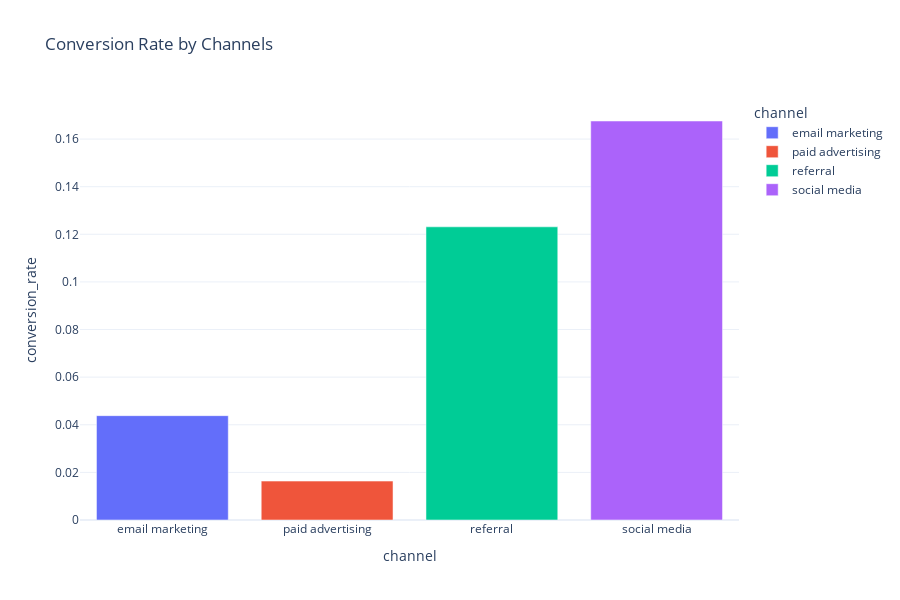

Notebook code for this chart:
### Code cell
import plotly.express as px

fig = px.bar(
    Cutomer_Acquisition_rate,
    x='channel',
    y='conversion_rate',
    title='Conversion Rate by Channels',
    color='channel'
)

# set figure size (height & width)
fig.update_layout(height=600)

fig.show()

### Figure 1 — Plotly figure (JSON) as saved in the notebook; plotly's stock layout.template omitted (floating-point values rounded to 4 significant figures)
{"data": [{"alignmentgroup": "True", "hovertemplate": "channel=%{x}<br>conversion_rate=%{y}<extra></extra>", "legendgroup": "email marketing", "marker": {"color": "#636efa", "pattern": {"shape": ""}}, "name": "email marketing", "offsetgroup": "email marketing", "orientation": "v", "showlegend": true, "textposition": "auto", "type": "bar", "x": ["email marketing"], "xaxis": "x", "y": [0.04382], "yaxis": "y"}, {"alignmentgroup": "True", "hovertemplate": "channel=%{x}<br>conversion_rate=%{y}<extra></extra>", "legendgroup": "paid advertising", "marker": {"color": "#EF553B", "pattern": {"shape": ""}}, "name": "paid advertising", "offsetgroup": "paid advertising", "orientation": "v", "showlegend": true, "textposition": "auto", "type": "bar", "x": ["paid advertising"], "xaxis": "x", "y": [0.01634], "yaxis": "y"}, {"alignmentgroup": "True", "hovertemplate": "channel=%{x}<br>conversion_rate=%{y}<extra></extra>", "legendgroup": "referral", "marker": {"color": "#00cc96", "pattern": {"shape": ""}}, "name": "referral", "offsetgroup": "referral", "orientation": "v", "showlegend": true, "textposition": "auto", "type": "bar", "x": ["referral"], "xaxis": "x", "y": [0.1231], "yaxis": "y"}, {"alignmentgroup": "True", "hovertemplate": "channel=%{x}<br>conversion_rate=%{y}<extra></extra>", "legendgroup": "social media", "marker": {"color": "#ab63fa", "pattern": {"shape": ""}}, "name": "social media", "offsetgroup": "social media", "orientation": "v", "showlegend": true, "textposition": "auto", "type": "bar", "x": ["social media"], "xaxis": "x", "y": [0.1676], "yaxis": "y"}], "layout": {"barmode": "relative", "height": 600, "legend": {"title": {"text": "channel"}, "tracegroupgap": 0}, "title": {"text": "Conversion Rate by Channels"}, "xaxis": {"anchor": "y", "categoryarray": ["email marketing", "paid advertising", "referral", "social media"], "categoryorder": "array", "domain": [0, 1], "title": {"text": "channel"}}, "yaxis": {"anchor": "x", "domain": [0, 1], "title": {"text": "conversion_rate"}}}}
